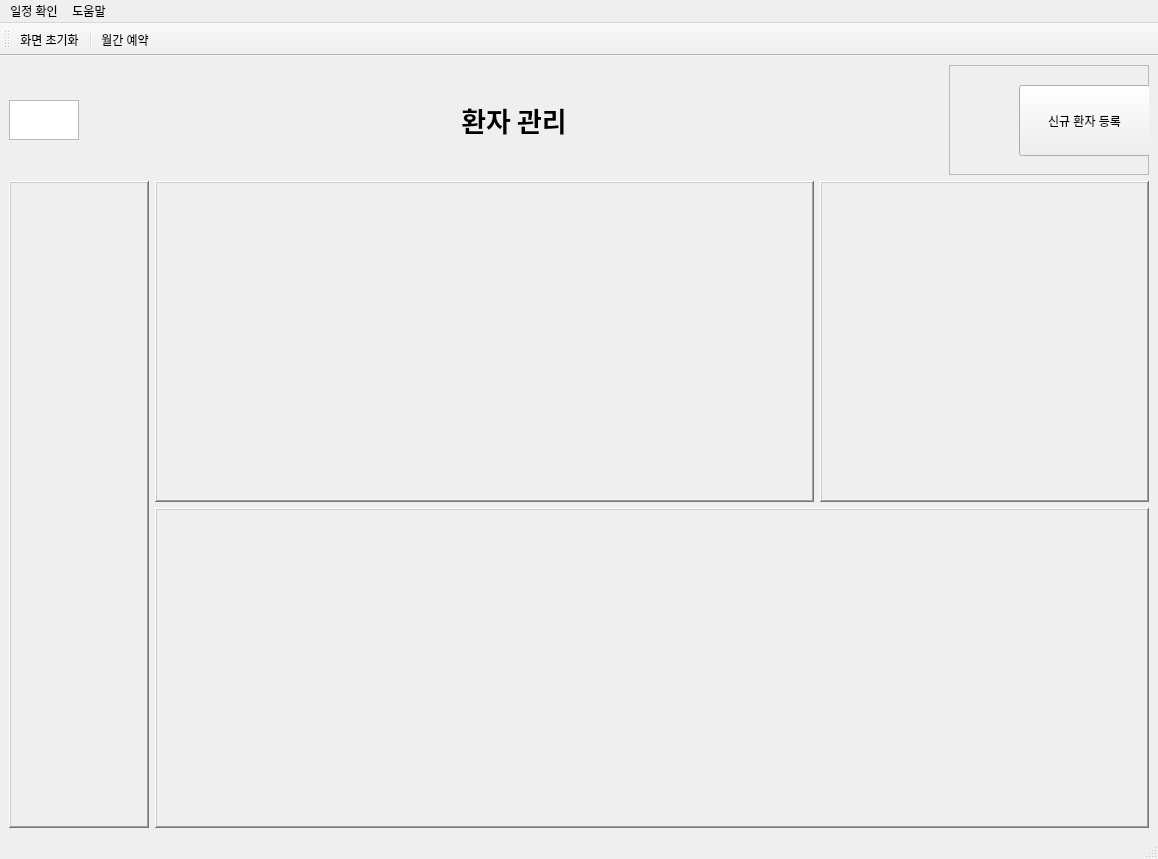
<?xml version="1.0" encoding="UTF-8"?>
<ui version="4.0">
 <class>MainWindow</class>
 <widget class="QMainWindow" name="MainWindow">
  <property name="geometry">
   <rect>
    <x>0</x>
    <y>0</y>
    <width>1158</width>
    <height>859</height>
   </rect>
  </property>
  <property name="windowTitle">
   <string>PaientManagement</string>
  </property>
  <widget class="QWidget" name="centralwidget">
   <layout class="QGridLayout" name="gridLayout">
    <item row="1" column="0">
     <layout class="QHBoxLayout" name="horizontalLayout_2">
      <item>
       <widget class="QFrame" name="patientInfoFrame">
        <property name="sizePolicy">
         <sizepolicy hsizetype="Preferred" vsizetype="Preferred">
          <horstretch>0</horstretch>
          <verstretch>0</verstretch>
         </sizepolicy>
        </property>
        <property name="minimumSize">
         <size>
          <width>140</width>
          <height>0</height>
         </size>
        </property>
        <property name="baseSize">
         <size>
          <width>140</width>
          <height>0</height>
         </size>
        </property>
        <property name="styleSheet">
         <string notr="true"/>
        </property>
        <property name="frameShape">
         <enum>QFrame::WinPanel</enum>
        </property>
        <property name="frameShadow">
         <enum>QFrame::Raised</enum>
        </property>
       </widget>
      </item>
      <item>
       <layout class="QVBoxLayout" name="verticalLayout">
        <item>
         <layout class="QHBoxLayout" name="horizontalLayout">
          <item>
           <widget class="QFrame" name="patientStatusFrame">
            <property name="sizePolicy">
             <sizepolicy hsizetype="Expanding" vsizetype="Expanding">
              <horstretch>2</horstretch>
              <verstretch>0</verstretch>
             </sizepolicy>
            </property>
            <property name="minimumSize">
             <size>
              <width>230</width>
              <height>0</height>
             </size>
            </property>
            <property name="baseSize">
             <size>
              <width>230</width>
              <height>0</height>
             </size>
            </property>
            <property name="frameShape">
             <enum>QFrame::WinPanel</enum>
            </property>
            <property name="frameShadow">
             <enum>QFrame::Raised</enum>
            </property>
           </widget>
          </item>
          <item>
           <widget class="QFrame" name="medicalRecordFrame">
            <property name="sizePolicy">
             <sizepolicy hsizetype="Minimum" vsizetype="Expanding">
              <horstretch>1</horstretch>
              <verstretch>0</verstretch>
             </sizepolicy>
            </property>
            <property name="minimumSize">
             <size>
              <width>100</width>
              <height>0</height>
             </size>
            </property>
            <property name="baseSize">
             <size>
              <width>110</width>
              <height>0</height>
             </size>
            </property>
            <property name="frameShape">
             <enum>QFrame::WinPanel</enum>
            </property>
            <property name="frameShadow">
             <enum>QFrame::Raised</enum>
            </property>
           </widget>
          </item>
         </layout>
        </item>
        <item>
         <widget class="QFrame" name="imageFrame">
          <property name="sizePolicy">
           <sizepolicy hsizetype="Expanding" vsizetype="Expanding">
            <horstretch>0</horstretch>
            <verstretch>0</verstretch>
           </sizepolicy>
          </property>
          <property name="minimumSize">
           <size>
            <width>330</width>
            <height>0</height>
           </size>
          </property>
          <property name="baseSize">
           <size>
            <width>340</width>
            <height>0</height>
           </size>
          </property>
          <property name="frameShape">
           <enum>QFrame::WinPanel</enum>
          </property>
          <property name="frameShadow">
           <enum>QFrame::Raised</enum>
          </property>
         </widget>
        </item>
       </layout>
      </item>
     </layout>
    </item>
    <item row="0" column="0">
     <layout class="QHBoxLayout" name="horizontalLayout_4">
      <item>
       <widget class="QTextBrowser" name="textBrowser">
        <property name="enabled">
         <bool>true</bool>
        </property>
        <property name="sizePolicy">
         <sizepolicy hsizetype="Fixed" vsizetype="Fixed">
          <horstretch>0</horstretch>
          <verstretch>0</verstretch>
         </sizepolicy>
        </property>
        <property name="minimumSize">
         <size>
          <width>70</width>
          <height>40</height>
         </size>
        </property>
        <property name="maximumSize">
         <size>
          <width>70</width>
          <height>40</height>
         </size>
        </property>
        <property name="baseSize">
         <size>
          <width>70</width>
          <height>40</height>
         </size>
        </property>
       </widget>
      </item>
      <item>
       <layout class="QHBoxLayout" name="horizontalLayout_3">
        <item>
         <spacer name="horizontalSpacer">
          <property name="orientation">
           <enum>Qt::Horizontal</enum>
          </property>
          <property name="sizeHint" stdset="0">
           <size>
            <width>130</width>
            <height>20</height>
           </size>
          </property>
         </spacer>
        </item>
        <item>
         <widget class="QLabel" name="label">
          <property name="sizePolicy">
           <sizepolicy hsizetype="Fixed" vsizetype="Fixed">
            <horstretch>2</horstretch>
            <verstretch>0</verstretch>
           </sizepolicy>
          </property>
          <property name="minimumSize">
           <size>
            <width>240</width>
            <height>30</height>
           </size>
          </property>
          <property name="maximumSize">
           <size>
            <width>240</width>
            <height>30</height>
           </size>
          </property>
          <property name="baseSize">
           <size>
            <width>240</width>
            <height>30</height>
           </size>
          </property>
          <property name="font">
           <font>
            <family>맑은 고딕</family>
            <pointsize>20</pointsize>
            <bold>true</bold>
           </font>
          </property>
          <property name="text">
           <string>환자 관리</string>
          </property>
          <property name="alignment">
           <set>Qt::AlignCenter</set>
          </property>
         </widget>
        </item>
        <item>
         <spacer name="horizontalSpacer_2">
          <property name="orientation">
           <enum>Qt::Horizontal</enum>
          </property>
          <property name="sizeHint" stdset="0">
           <size>
            <width>40</width>
            <height>20</height>
           </size>
          </property>
         </spacer>
        </item>
       </layout>
      </item>
      <item>
       <widget class="QFrame" name="enrollFrame">
        <property name="sizePolicy">
         <sizepolicy hsizetype="Minimum" vsizetype="Minimum">
          <horstretch>0</horstretch>
          <verstretch>0</verstretch>
         </sizepolicy>
        </property>
        <property name="minimumSize">
         <size>
          <width>200</width>
          <height>110</height>
         </size>
        </property>
        <property name="maximumSize">
         <size>
          <width>200</width>
          <height>110</height>
         </size>
        </property>
        <property name="baseSize">
         <size>
          <width>200</width>
          <height>110</height>
         </size>
        </property>
        <property name="frameShape">
         <enum>QFrame::StyledPanel</enum>
        </property>
        <property name="frameShadow">
         <enum>QFrame::Raised</enum>
        </property>
        <widget class="QPushButton" name="enrollButton">
         <property name="geometry">
          <rect>
           <x>70</x>
           <y>20</y>
           <width>131</width>
           <height>71</height>
          </rect>
         </property>
         <property name="text">
          <string>신규 환자 등록</string>
         </property>
        </widget>
       </widget>
      </item>
     </layout>
    </item>
   </layout>
  </widget>
  <widget class="QStatusBar" name="statusbar"/>
  <widget class="QToolBar" name="toolBar">
   <property name="windowTitle">
    <string>toolBar</string>
   </property>
   <attribute name="toolBarArea">
    <enum>TopToolBarArea</enum>
   </attribute>
   <attribute name="toolBarBreak">
    <bool>false</bool>
   </attribute>
   <addaction name="actionInitialize"/>
   <addaction name="separator"/>
   <addaction name="actionMonthlyReservation"/>
  </widget>
  <widget class="QMenuBar" name="menubar">
   <property name="geometry">
    <rect>
     <x>0</x>
     <y>0</y>
     <width>1158</width>
     <height>17</height>
    </rect>
   </property>
   <widget class="QMenu" name="menu_2">
    <property name="title">
     <string>일정 확인</string>
    </property>
    <addaction name="action_2"/>
   </widget>
   <widget class="QMenu" name="menu_3">
    <property name="title">
     <string>도움말</string>
    </property>
    <addaction name="action_1"/>
   </widget>
   <addaction name="menu_2"/>
   <addaction name="menu_3"/>
  </widget>
  <action name="action">
   <property name="text">
    <string>화면 초기화</string>
   </property>
  </action>
  <action name="action_2">
   <property name="text">
    <string>월간 일정</string>
   </property>
   <property name="font">
    <font/>
   </property>
  </action>
  <action name="action_1">
   <property name="text">
    <string>도움말</string>
   </property>
  </action>
  <action name="actionInitialize">
   <property name="text">
    <string>화면 초기화</string>
   </property>
  </action>
  <action name="actionMonthlyReservation">
   <property name="text">
    <string>월간 예약</string>
   </property>
  </action>
 </widget>
 <resources/>
 <connections/>
</ui>
